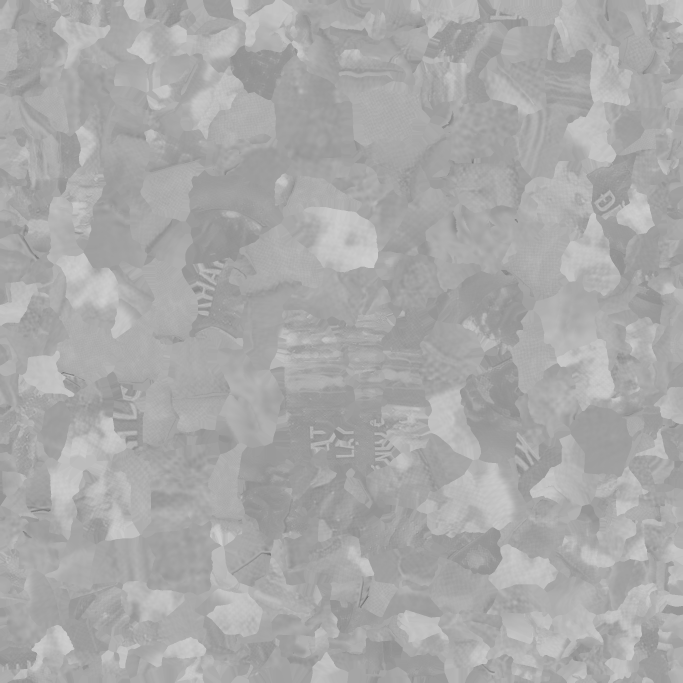
#> input picture unity/TravelVietnamese/Assets/TravelVietnamese/Art/Imported/Meshy/Milestone/Meshy_AI_Weathered_Đà_Lạt_Milestone_20261108_texture_roughness.png, 2048 x 2048 px (shown at 1/3 size); its folder holds 2 pictures in this run; the run also reads 1 picture not shown here
$ python pack-meshy-mask.py
#> lines starting #> are read from the running program, lines starting #| are printed output that depends on the picture
#!/usr/bin/env python3
"""Pack original Meshy metallic/roughness maps for Unity; preserve original files."""
from pathlib import Path
from PIL import Image, ImageChops
import argparse, hashlib, json
ROOT=Path(__file__).resolve().parents[2]
p=argparse.ArgumentParser(description=__doc__)
p.add_argument('--asset-dir',type=Path,default=ROOT/'unity/TravelVietnamese/Assets/TravelVietnamese/Art/Imported/Meshy/Milestone')
a=p.parse_args();folder=a.asset_dir
metal=next(folder.glob('*_metallic.png'));rough=next(folder.glob('*_roughness.png'))
m=Image.open(metal).convert('L');r=Image.open(rough).convert('L')
#> further down, r is the input picture: PIL image 2048x2048 L; min 106, max 207, mean 169.2
if m.size!=r.size:raise SystemExit('Map dimensions differ; no output written')
out=folder/'Unity_Mask.png'
Image.merge('RGBA',(m,Image.new('L',m.size,255),Image.new('L',m.size,128),ImageChops.invert(r))).save(out)
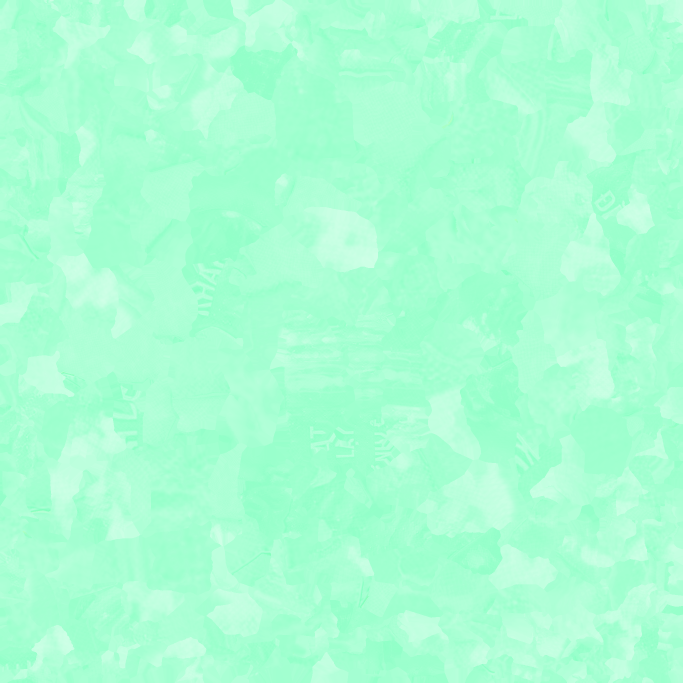
#> saved as Unity_Mask.png: PIL image 2048x2048 RGBA (shown at 1/3 size); mean R, G, B, A 0, 255, 128, 85.8; transparent parts drawn white
(folder/'unity-mask-provenance.json').write_text(json.dumps({'generator':'scripts/art/pack-meshy-mask.py','output':out.name,'sha256':hashlib.sha256(out.read_bytes()).hexdigest(),'inputs':[{'file':p.name,'sha256':hashlib.sha256(p.read_bytes()).hexdigest()} for p in [metal,rough]],'channels':{'R':'source metallic','G':'255 (no AO supplied)','B':'128 (neutral HDRP detail)','A':'255 - source roughness'}},ensure_ascii=False,indent=2)+'\n')
print('Packed mask:',out, m.size)
#| Packed mask: unity/TravelVietnamese/Assets/TravelVietnamese/Art/Imported/Meshy/Milestone/Unity_Mask.png (2048, 2048)
